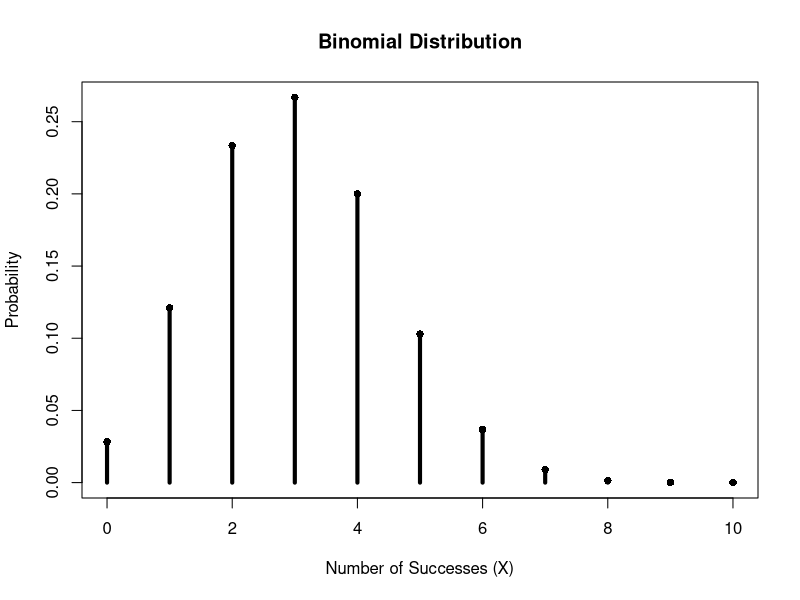
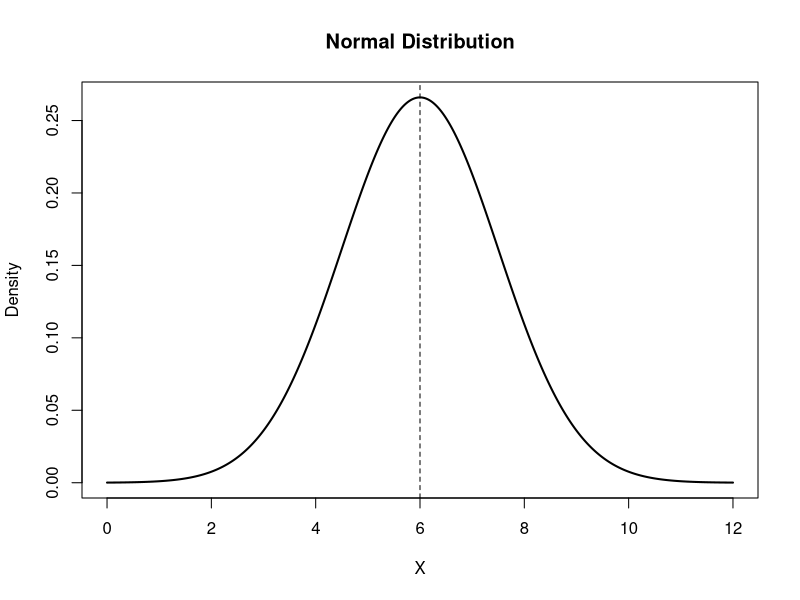
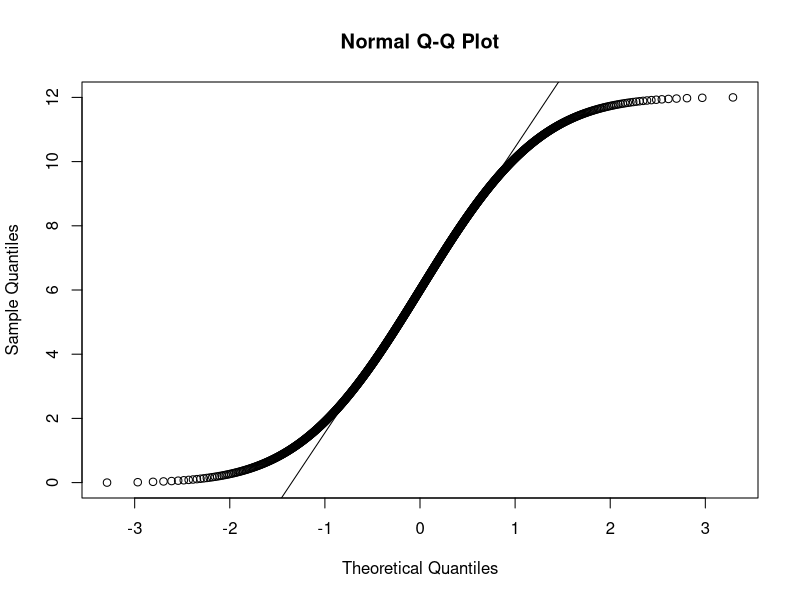
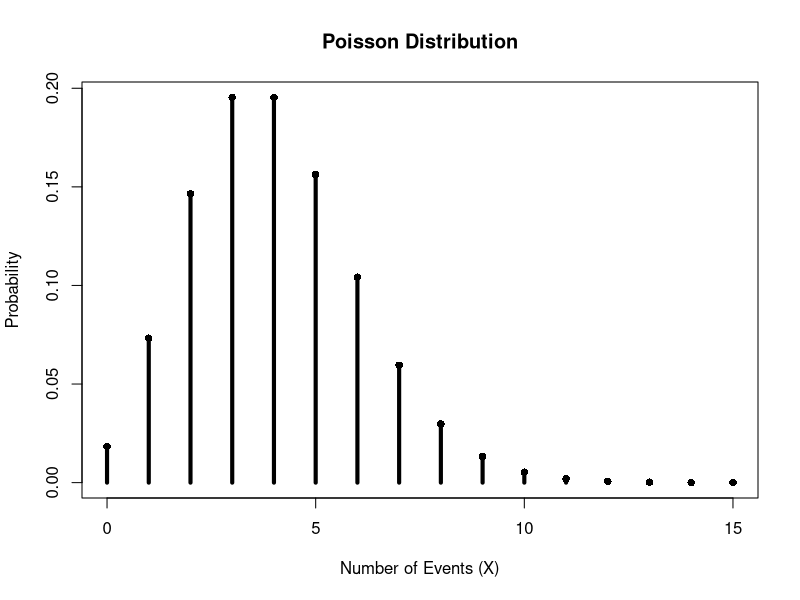

Source code (R) for these figures, in order: (Note: this script raises an error after producing the figures.)
## ---- chunk 1
dbinom(4, size = 10, prob = 0.30)
## ---- chunk 2
pbinom(3, size = 10, prob = 0.30)
## ---- chunk 3
pbinom(119, size = 1000, prob = 0.08, lower.tail = FALSE)
## ---- chunk 4
#| echo: false
#| fig-cap: "Binomial Distribution: n = 10, p = 0.30"

x <- 0:10

plot(
  x,
  dbinom(x, size = 10, prob = 0.30),
  type = "h",
  lwd = 4,
  xlab = "Number of Successes (X)",
  ylab = "Probability",
  main = "Binomial Distribution"
)

points(
  x,
  dbinom(x, size = 10, prob = 0.30),
  pch = 16
)
## ---- chunk 5
dbinom(100, size = 1000, prob = 0.08)
## ---- chunk 6
pbinom(100, size = 1000, prob = 0.08)
## ---- chunk 7
pbinom(119, size = 1000, prob = 0.08, lower.tail = FALSE)
## ---- chunk 8
#| echo: false
#| fig-cap: "Normal Distribution: μ = 6, σ = 1.5"

x <- seq(0, 12, length.out = 1000)

plot(
  x,
  dnorm(x, mean = 6, sd = 1.5),
  type = "l",
  lwd = 2,
  xlab = "X",
  ylab = "Density",
  main = "Normal Distribution"
)

abline(v = 6, lty = 2)
## ---- chunk 9
pnorm(8, mean = 6, sd = 1.5)
## ---- chunk 10
pnorm(
  8,
  mean = 6,
  sd = 1.5,
  lower.tail = FALSE
)
## ---- chunk 11
qnorm(
  0.90,
  mean = 6,
  sd = 1.5
)
## ---- chunk 12
qqnorm(x)
qqline(x)
## ---- chunk 13
shapiro.test(x)
## ---- chunk 14
mu_hat <- mean(x)
sigma_hat <- sd(x)

pnorm(
  98.5,
  mean = mu_hat,
  sd = sigma_hat
)

qnorm(
  0.99,
  mean = mu_hat,
  sd = sigma_hat
)
## ---- chunk 15
#| echo: false
#| fig-cap: "Poisson Distribution: λ = 4"

x <- 0:15

plot(
  x,
  dpois(x, lambda = 4),
  type = "h",
  lwd = 4,
  xlab = "Number of Events (X)",
  ylab = "Probability",
  main = "Poisson Distribution"
)

points(
  x,
  dpois(x, lambda = 4),
  pch = 16
)
## ---- chunk 16
dpois(8, lambda = 5)
## ---- chunk 17
ppois(3, lambda = 5)
## ---- chunk 18
ppois(
  10,
  lambda = 5,
  lower.tail = FALSE
)
## ---- chunk 19
ppois(
  19,
  lambda = 12,
  lower.tail = FALSE
)
## ---- chunk 20
var(calls) / mean(calls)
## ---- chunk 21
#| echo: false
#| fig-cap: "Exponential Distribution: λ = 1"

x <- seq(0, 5, length.out = 1000)

plot(
  x,
  dexp(x, rate = 1),
  type = "l",
  lwd = 2,
  xlab = "Waiting Time (T)",
  ylab = "Density",
  main = "Exponential Distribution"
)
## ---- chunk 22
dexp(
  0.25,
  rate = 6
)
## ---- chunk 23
pexp(
  0.5,
  rate = 6
)
## ---- chunk 24
pexp(
  1,
  rate = 6,
  lower.tail = FALSE
)
